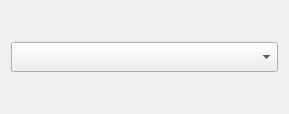
<?xml version="1.0" encoding="UTF-8"?>
<ui version="4.0">
 <class>Demo_CustomComBox</class>
 <widget class="QDialog" name="Demo_CustomComBox">
  <property name="geometry">
   <rect>
    <x>0</x>
    <y>0</y>
    <width>289</width>
    <height>114</height>
   </rect>
  </property>
  <property name="windowTitle">
   <string>Dialog</string>
  </property>
  <layout class="QVBoxLayout" name="verticalLayout">
   <item>
    <widget class="GradientComboBox" name="comboBox">
     <property name="minimumSize">
      <size>
       <width>0</width>
       <height>30</height>
      </size>
     </property>
    </widget>
   </item>
  </layout>
 </widget>
 <customwidgets>
  <customwidget>
   <class>GradientComboBox</class>
   <extends>QComboBox</extends>
   <header>gradientcombobox.h</header>
  </customwidget>
 </customwidgets>
 <resources/>
 <connections/>
</ui>
